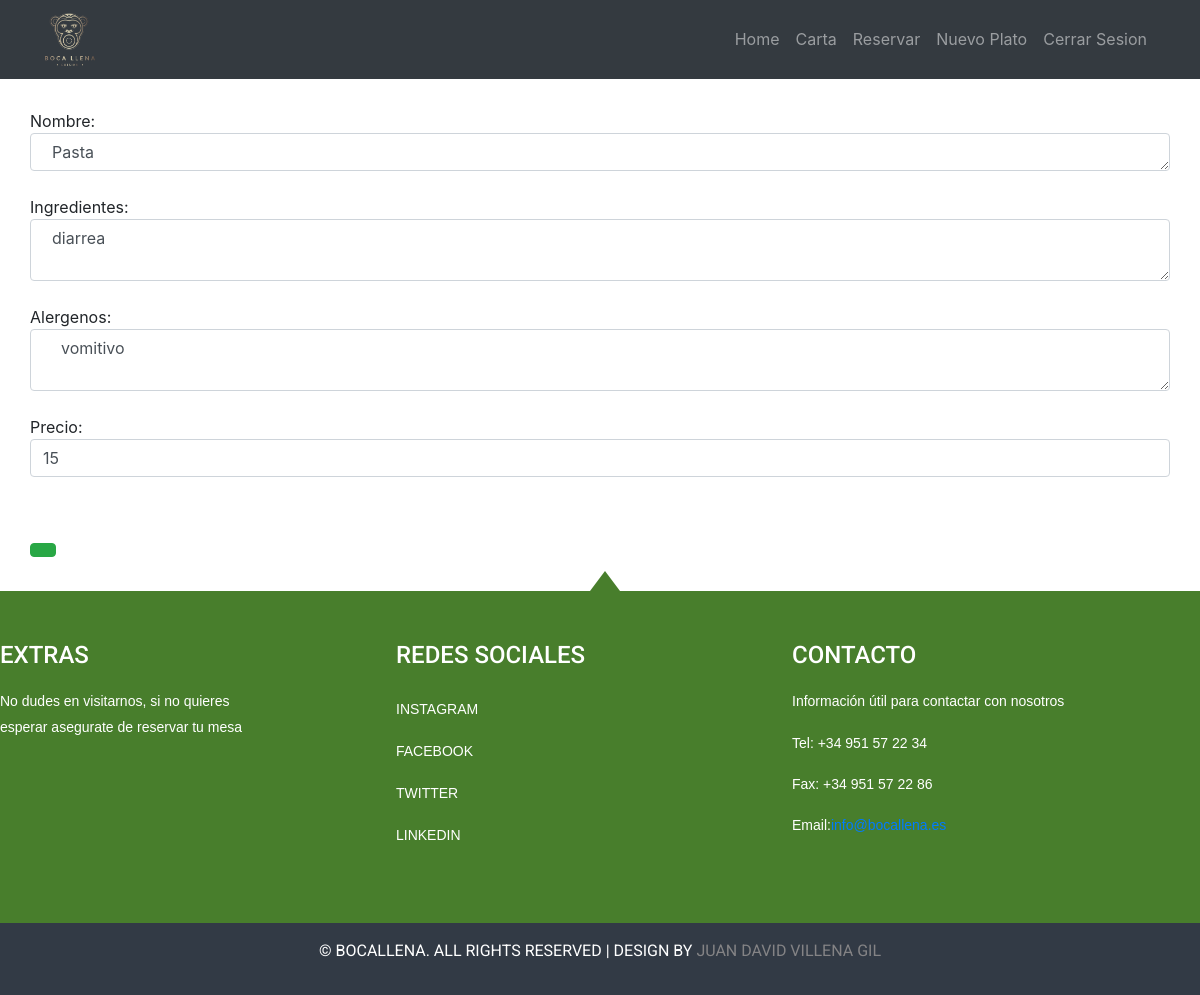
Screenshot of /modificar.php?id=1 with the database file from the repository.
### tables this page shows
CREATE TABLE `plato` (
  `idPlato` int(11) NOT NULL,
  `nombre` varchar(255) NOT NULL,
  `foto` varchar(255) DEFAULT NULL,
  `ingredientes` varchar(255) NOT NULL,
  `precio` int(11) NOT NULL,
  `alergeno` varchar(255) DEFAULT NULL,
  `disponible` tinyint(1) NOT NULL DEFAULT 1,
  `idTipo` int(11) DEFAULT NULL
);

### libs/Database.php (called while the page is built, shortened)
<?php
	class pdoDatabase
	{
		private $host = "localhost" ;
		private $dbName ;
		private $dbUser ;
		private $dbPass ;
		private $sqli = null ;
		private $result = null ;
		private static $instance = null ;
		private function __construct($dbu, $dbp, $dbn)
		{
			$this->dbUser = $dbu ;
			$this->dbPass = $dbp ;
			$this->dbName = $dbn ;
		}
		public static function getInstance($dbu, $dbp, $dbn)
		{
			if (pdoDatabase::$instance==null)
				pdoDatabase::$instance = new pdoDatabase($dbu, $dbp, $dbn) ;
			return pdoDatabase::$instance ;
		}
		private function connect()
		{
            try{
                $this->sqli = new PDO("mysql:host=$this->host;dbname=$this->dbName","$this->dbUser","$this->dbPass")
                                        or die("ERROR: Ha fallado la conexión con la base de datos.") ;
            }catch(PDOException $e){
                die(“ERROR:: “.$e->getMessage());
            }
		}
		public function queryPdo($sql,$parametros):bool
		{
            $this->result = $this->sqli->prepare($sql);
            $this->result->execute($parametros);
			if (is_object($this->result))
				return ($this->result->rowCount() > 0);
			return $this->result ;
		}
		public function getObject($cls = "StdClass")
		{
			return $this->result->fetchObject($cls) ;
		}
	}

### libs/Plato.php (called while the page is built, shortened)
<?php
class Plato{
    private $nombre;
    private $precio;
    private $alergeno;
    private $ingredientes;
    public function getPrecio(){
        return $this->precio;
    }
    public function getNombre(){
        return $this->nombre;
    }
    public function getIngredientes(){
        return $this->ingredientes;
    }
    public function getAlergeno(){
        return $this->alergeno;
    }
}

### modificar.php (the view, shortened to what this page needs)
<?php
require_once 'libs/Database.php';
require_once 'libs/Plato.php';
$db = pdoDatabase::getInstance('root', '','plantillamenu');
$id = $_GET['id'];
$parametros= [$id];
if(!$db->queryPdo("SELECT * FROM plato WHERE idPlato=?",$parametros)){
    $mensaje = 'No se ha encontrado el plato';
}
?>
<?php
require_once 'libs/navbar.php';
?>
<?php while ($item = $db->getObject('Plato')):?>
    <div class="form-group">
<form method="post" action="carta.php" class="centrar">
  Nombre:<br>
  <textarea  class="form-control" type="text" name="nombre" rows="1" cols="50">
  <?=$item->getNombre()?>
  </textarea>
  <br>
  Ingredientes:<br>
  <textarea type="text" class="form-control"cols="100" name="ingredientes" >
  <?=$item->getIngredientes()?>
  </textarea><br>
  Alergenos:<br>
  <textarea type="text"class="form-control" cols="100" name="alergenos" >
    <?=$item->getAlergeno()?>
  </textarea><br>
  Precio:<br>
  <input type="text"class="clear-form form-control " name="precio" value=<?=$item->getPrecio()?>>
  <button type="submit" class="btn btn-success ">
</form>
    </div>
    <?php endwhile; ?>
<?php require_once 'libs/footer.php';

### css/style.css (style rules this page uses)
html,body,div,span,applet,object,iframe,h1,h2,h3,h4,h5,h6,p,blockquote,pre,a,abbr,acronym,address,big,cite,code,del,dfn,em,img,ins,kbd,q,s,samp,small,strike,strong,sub,sup,tt,var,b,u,i,dl,dt,dd,ol,nav ul,nav li,fieldset,form,label,legend,table,caption,tbody,tfoot,thead,tr,th,td,article,aside,canvas,details,embed,figure,figcaption,footer,header,hgroup,menu,nav,output,ruby,section,summary,time,mark,audio,video { margin:0;padding:0;border:0;font-size:100%;font:inherit;vertical-align:baseline; }
body { font-family:Arial, Helvetica, sans-serif; }
.clear-form { margin-bottom: 60px; }
.centrar { margin: 30px; }

### rows the page displays
plato: nombre "Pasta", ingredientes "diarrea", alergenos "vomitivo", precio "15"
